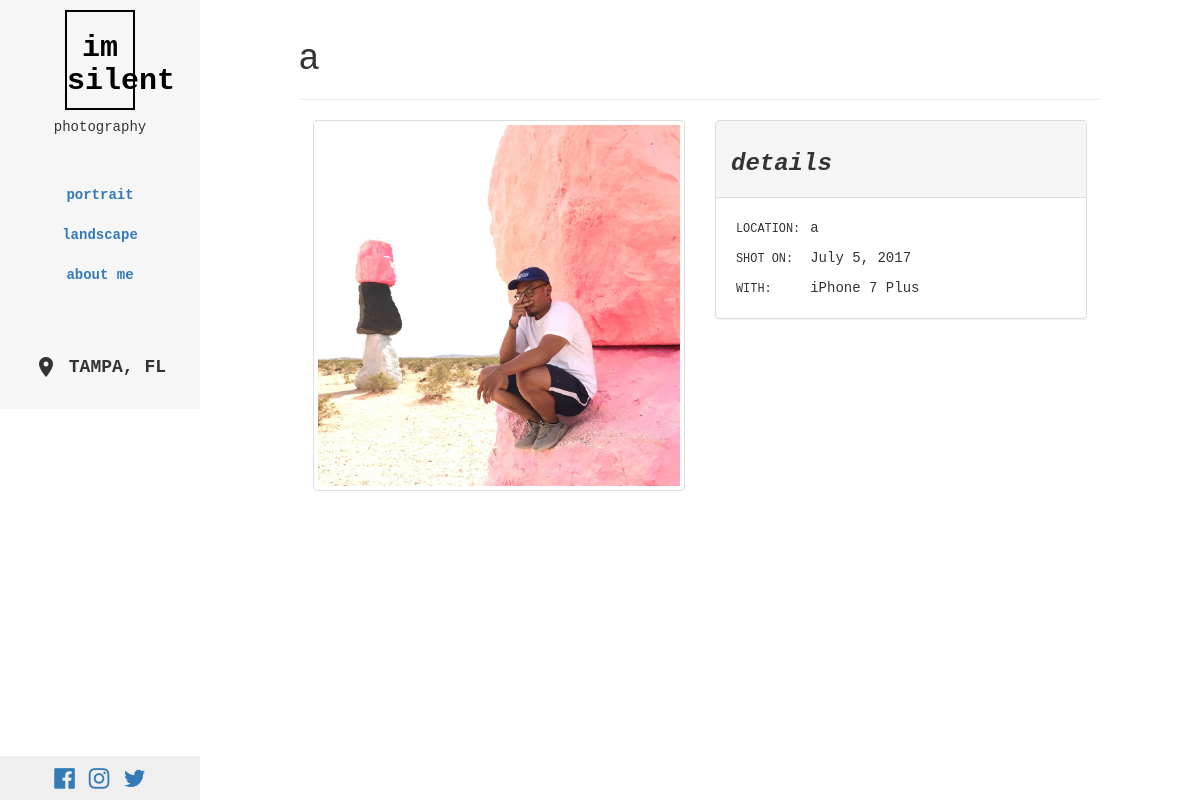
The page /img/12/ on the database its author committed.
### test_app/models.py (models this page shows, shortened)
class ImageUpload( models.Model ):
    PORTRAIT = 'portrait'
    LANDSCAPE = 'landscape'
    CATEGORIES = (
        ( PORTRAIT, 'Portrait'),
        ( LANDSCAPE, 'Landscape' )
    )
    image = models.ImageField( upload_to = 'user_img/' )
    title = models.CharField( max_length = 50 )
    category = models.CharField( max_length = 20, choices = CATEGORIES,
        default = PORTRAIT )
    date = models.DateField( default = '0000-00-00', verbose_name = 'Date (YYYY-MM-DD)')
    camera = models.CharField( max_length = 20 )
    location = models.CharField( max_length = 100 )
    frontpage = models.BooleanField( default = False, verbose_name = 'Display on frontpage?' )

### test_app/views.py (the view, shortened to what this page needs)
# urls.py: url( r'^img/(?P<pk>\d+)/$', views.ImageUpdate.as_view(), name = 'update' ),
class ImageUpdate( UpdateView ):
    template_name = 'test_app/img/details.html'
    fields = ( 'title', 'category', 'frontpage')
    model = models.ImageUpload
    def get_context_data( self, **kwargs ):
        image = self.model.objects.filter( pk = self.kwargs['pk'] ).values()[0] # retrieve pk from url
        title = image['title']
        data = super().get_context_data( **kwargs )
        data['title'] = title
        data['image'] = image
        data['loggedin'] = self.request.user.is_authenticated
        return data

### test_app/context_processors.py (called while the page is built)
def uprofile_processor( request ):
    profile = models.UserProfile.objects.values()[0]
    return { 'profile': profile }

### templates/test_app/img/details.html
<!DOCTYPE html>
{% extends "test_app/base_styled.html" %}
{% load staticfiles %}
{% block main_body %}
  <div class="container-fluid col-xs-10 col-xs-offset-1">
    <div class="page-header">
      <h1>{{ image.title }}</h1>
    </div>
    <div class="col-xs-6">
      <a href="#" class="thumbnail">
        <img src="/media/{{ image.image }}" alt="...">
      </a>
    </div>
    <div class="col-xs-6">
      {% if loggedin %}
      <div class="panel panel-default">
        <div class="panel-heading">
          <h3><em>update this image</em></h3>
        </div>
        <div class="panel-body">
          <form class="" method="post">
            {% csrf_token %}
            {{ form.as_p }}
             <p><input type="submit" class="btn btn-primary" name="" value="Submit">&nbsp;<a href="{% url 'test_app:delete' image.id %}"><button type="button" class="btn btn-danger">Delete</button></a></p>
          </form>
        </div>
      </div>
      {% else %}
        <div class="panel panel-default">
          <div class="panel-heading">
            <h3><strong><em>details</em></strong></h3>
          </div>
          <div class="panel-body">
            <table class="table-condensed">
              <tr><td><small>LOCATION:</small></td>
                  <td>{{ image.location }}</td>
              </tr>
              <tr><td><small>SHOT ON:</small></td>
                  <td>{{ image.date }}</td>
              </tr>
              <tr><td><small>WITH:</small></td>
                  <td>{{ image.camera }}</td>
              </tr>
            </table>
          </div>
        </div>
      {% endif %}
    </div>
  </div>
{% endblock %}

### static/css/style.css (style rules this page uses)
body { font-family: 'Merriweather Sans', sans-serif; font-family: 'Inconsolata', monospace; }
#main img { width: 100%; }
*, *:before, *:after { box-sizing: border-box !important; }

### rows shown on the page
ImageUpload: title "a", image (picture), location "a", date "July 5, 2017", camera "iPhone 7 Plus"
